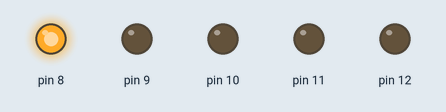
Simulated run of this sketch. Board: Arduino Uno, built with avr-gcc and run on an emulated ATmega328P. Parts: output pins drawn as LEDs (lit = HIGH).

Above: at 0.15 s.
At 1.05 s:
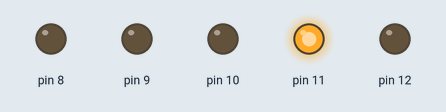
At 2.25 s:
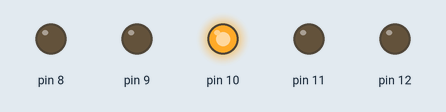
At 4.5 s:
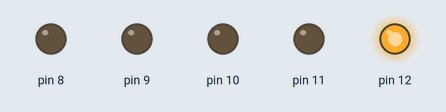
At 6.45 s:
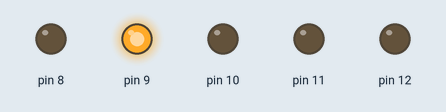
Timing chart, 0 to 6.9 s (numbered marks = the images above):
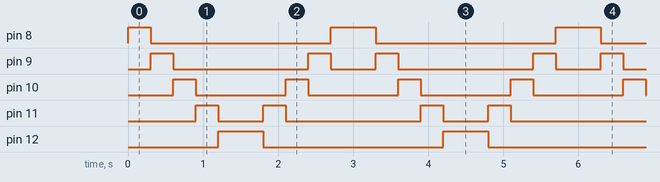

Measured:
- by itself, pin 8: repeats every 3.0 s: LOW 2.4 s, HIGH 0.60 s
- by itself, pin 9: repeats every 3.0 s: LOW 1.8 s, HIGH 0.30 s, LOW 0.60 s, HIGH 0.30 s
- by itself, pin 10: alternates HIGH for 0.30 s and LOW for 1.2 s
- by itself, pin 11: repeats every 3.0 s: LOW 0.60 s, HIGH 0.30 s, LOW 1.8 s, HIGH 0.30 s
- by itself, pin 12: alternates HIGH for 0.60 s and LOW for 2.4 s

The sketch:

Kit.ino
```cpp
// Variables globales
int primer_led = 8;
int ultimo_led = 12;

// Codigo de inicialización
void setup() {
  // initializamos como salidas
  for(int i = primer_led;i <= ultimo_led; i++) {
    pinMode(i, OUTPUT);
  }
}

// bucle que se repite para siempre
void loop() {
  for(int i = primer_led;i <= ultimo_led; i++) {
     digitalWrite(i, HIGH); // HIGH=On=5V
     delay(300);                     // Wait 1s
     digitalWrite(i, LOW);  // LOW=Off=0V
  }

  for(int i = ultimo_led;i >= primer_led; i--) {
     digitalWrite(i, HIGH); // HIGH=On=5V
     delay(300);                     // Wait 1s
     digitalWrite(i, LOW);  // LOW=Off=0V
  }
}
```
